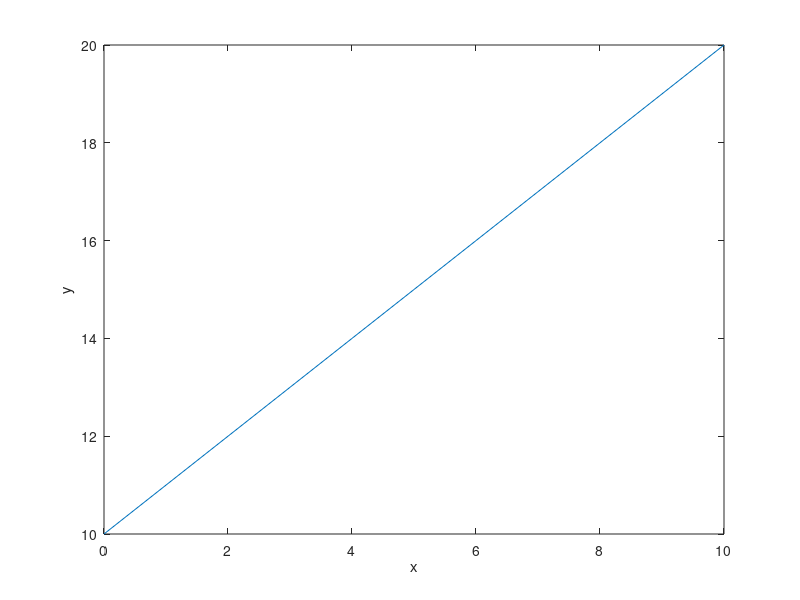

The MATLAB script that drew this image:
clc;
clear all;
close all;

% Name of the company: Think Soft Research;
% Project Name:Straight line;
%  Date: Feb 8, 2019
% Time: 1:30PM

x = 0:10;
y = 10:20;

plot(x,y);
xlabel('x');

ylabel('y');